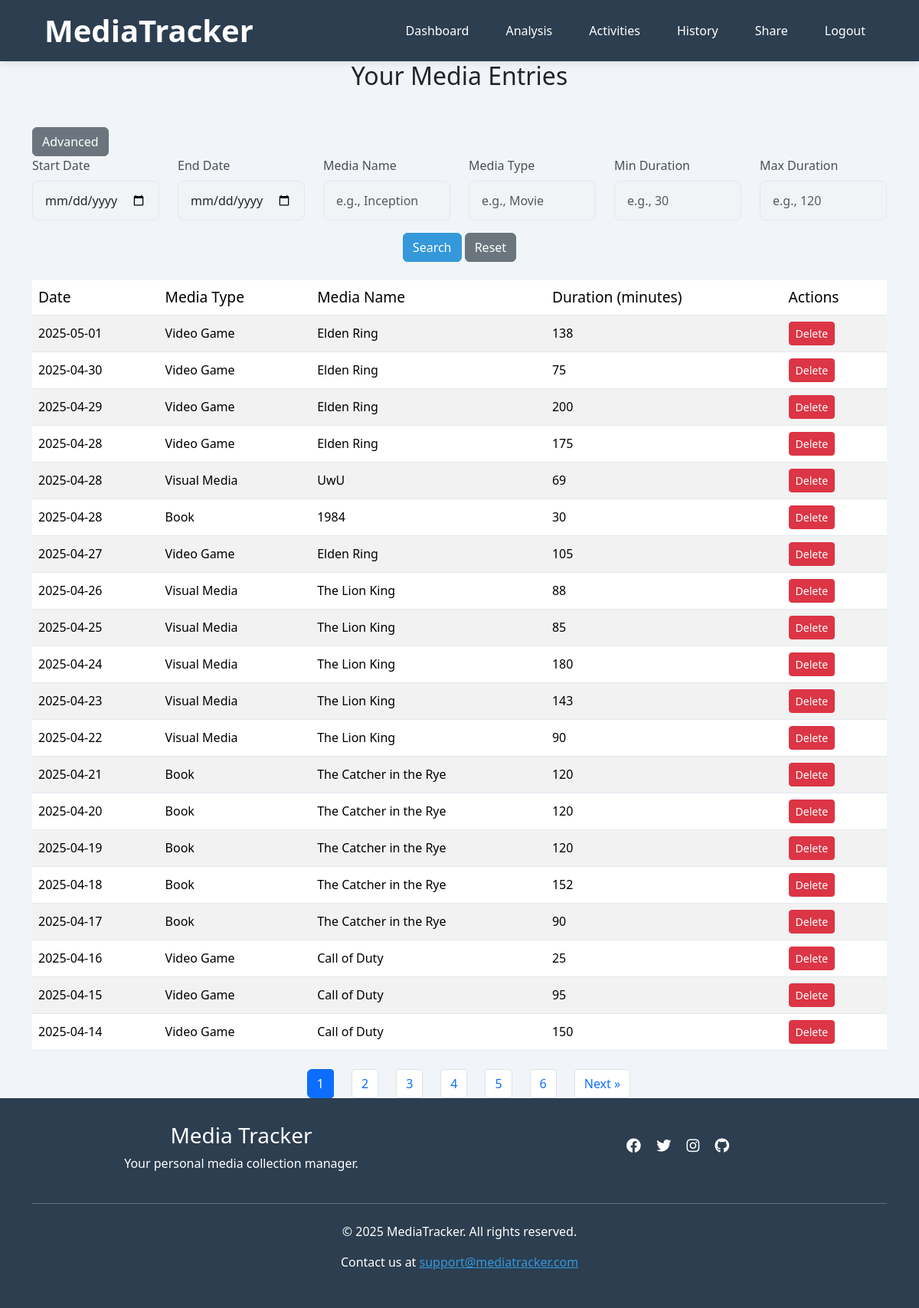
The page /viewdata (signed in) on the database as committed earlier.
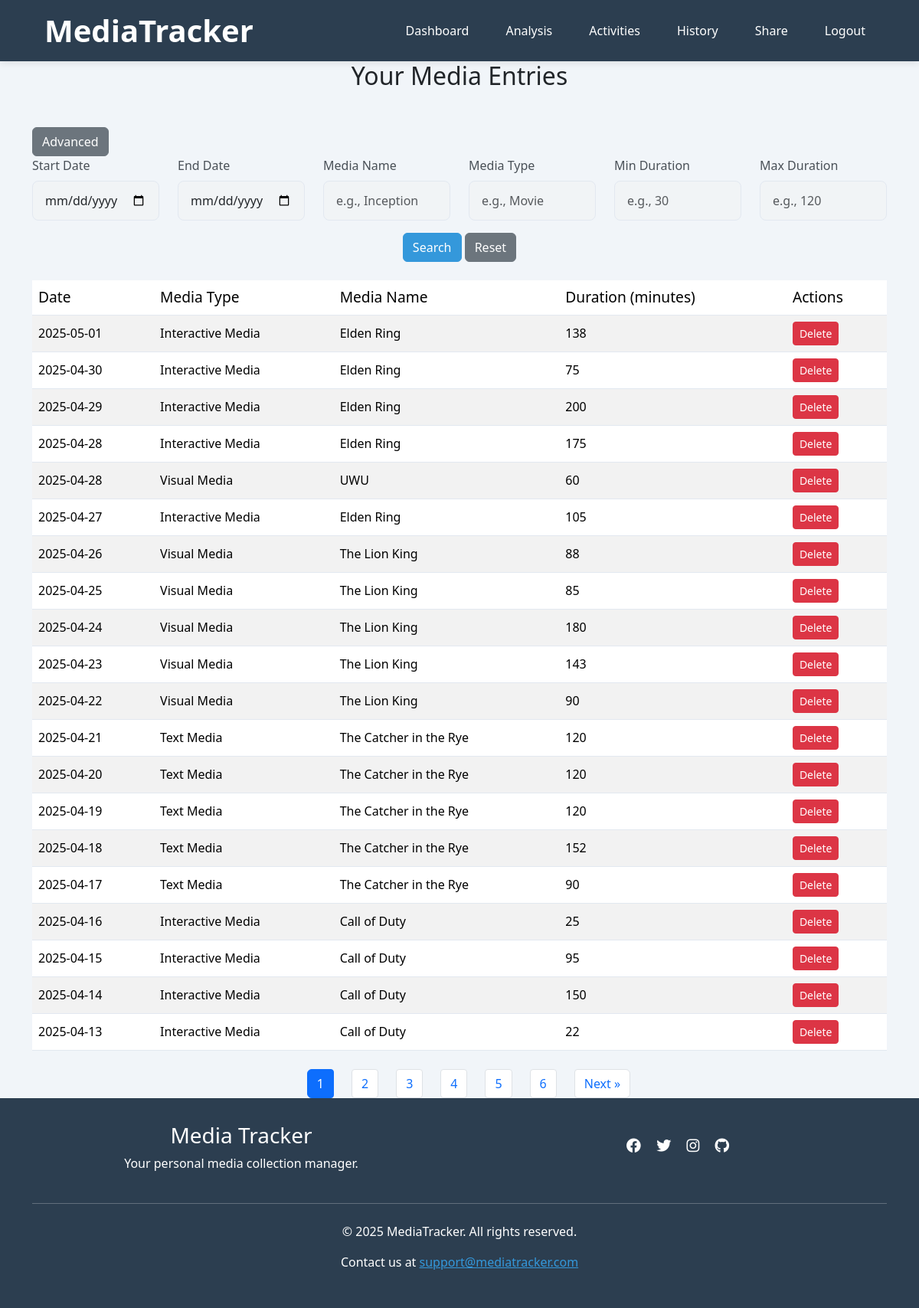
The same page on the database as committed later.
### app/models.py (models this page shows)
class Entries(db.Model):
    __tablename__ = 'Entries'
    id = db.Column(db.Integer, primary_key=True)
    activity_id = db.Column(db.Integer, db.ForeignKey('Activities.id'), nullable=True)
    date = db.Column(db.Date, nullable=False)
    duration = db.Column(db.Integer, nullable=False)
    comment = db.Column(db.Text, nullable=True)

class Activities(db.Model):
    __tablename__ = 'Activities'
    id = db.Column(db.Integer, primary_key=True)
    username = db.Column(db.String(80), db.ForeignKey('Users.username'), nullable=False)
    media_type = db.Column(db.String(50), nullable=False)
    media_subtype = db.Column(db.String(50), nullable=True)
    media_name = db.Column(db.String(120), nullable=False)
    status = db.Column(db.String(20), nullable=False, default='ongoing')
    start_date = db.Column(db.Date, nullable=True)
    end_date = db.Column(db.Date, nullable=True)
    rating = db.Column(db.Float, nullable=True)
    comment = db.Column(db.Text, nullable=True)
    media_entries = db.relationship('Entries', backref='activity')

### app/routes.py (the view)
@app.route('/viewdata', methods=['GET'])
def viewdata():
    if 'username' not in session:
        flash('Please log in to view your data.', 'danger')
        return redirect(url_for('login'))
    username = session['username']
    all_entries = handle_viewdata(username, request)
    PER_PAGE    = 20
    page        = request.args.get('page', 1, type=int)
    total       = len(all_entries)
    total_pages = (total + PER_PAGE - 1) // PER_PAGE
    start_idx   = (page - 1) * PER_PAGE
    entries = all_entries[start_idx : start_idx + PER_PAGE]
    args = request.args.to_dict()
    args.pop('page', None)
    return render_template(
        'viewdata.html',
        entries=entries,
        page=page,
        total_pages=total_pages,
        request_args=args
    )

### app/helpers/viewdata_handler.py (called while the page is built)
def handle_viewdata(username, request):
    filters = {
        'start_date': request.args.get('start_date'),
        'end_date': request.args.get('end_date'),
        'media_name': request.args.get('media_name'),
        'media_type': request.args.get('media_type'),
        'min_duration': request.args.get('min_duration'),
        'max_duration': request.args.get('max_duration')
    }
    entries = get_filtered_entries(username, filters)
    return entries

### app/templates/viewdata.html (shortened to what this page needs)
{% extends "base.html" %}
{% block content %}
<div class="container">
    <h2 class="text-center">Your Media Entries</h2>
    <div class="advanced-section mt-5">
        <button id="toggle-advanced" class="btn btn-secondary">Advanced</button>
    </div>
    <form action="{{ url_for('viewdata') }}" method="GET" class="mb-4">
        <div class="row">
            <div class="col-md-2">
                <label for="start_date" class="form-label">Start Date</label>
                <input type="date" id="start_date" name="start_date" class="form-control" value="{{ request.args.get('start_date', '') }}">
            </div>
            <div class="col-md-2">
                <label for="end_date" class="form-label">End Date</label>
                <input type="date" id="end_date" name="end_date" class="form-control" value="{{ request.args.get('end_date', '') }}">
            </div>
            <div class="col-md-2">
                <label for="media_name" class="form-label">Media Name</label>
                <input type="text" id="media_name" name="media_name" class="form-control" placeholder="e.g., Inception" value="{{ request.args.get('media_name', '') }}">
            </div>
            <div class="col-md-2">
                <label for="media_type" class="form-label">Media Type</label>
                <input type="text" id="media_type" name="media_type" class="form-control" placeholder="e.g., Movie" value="{{ request.args.get('media_type', '') }}">
            </div>
            <div class="col-md-2">
                <label for="min_duration" class="form-label">Min Duration</label>
                <input type="number" id="min_duration" name="min_duration" class="form-control" placeholder="e.g., 30" value="{{ request.args.get('min_duration', '') }}">
            </div>
            <div class="col-md-2">
                <label for="max_duration" class="form-label">Max Duration</label>
                <input type="number" id="max_duration" name="max_duration" class="form-control" placeholder="e.g., 120" value="{{ request.args.get('max_duration', '') }}">
            </div>
        </div>
        <div class="row mt-3">
            <div class="col-md-12 text-center">
                <button type="submit" class="btn btn-primary">Search</button>
                <a href="{{ url_for('viewdata') }}" class="btn btn-secondary">Reset</a>
            </div>
        </div>
    </form>
    <table class="table table-striped mt-4">
        <thead>
            <tr>
                <th>Date</th>
                <th>Media Type</th>
                <th>Media Name</th>
                <th>Duration (minutes)</th>
                <th>Actions</th>
            </tr>
        </thead>
        <tbody>
            {% for entry in entries %}
            <tr>
                <td>{{ entry.date }}</td>
                <td>{{ entry.activity.media_type }}</td>
                <td>{{ entry.activity.media_name }}</td>
                <td>{{ entry.duration }}</td>
                <td>
                    <a href="{{ url_for('delete_entry', entry_id=entry.id) }}" class="btn btn-danger btn-sm" onclick="return confirm('Are you sure you want to delete this entry?');">Delete</a>
                </td>
            </tr>
            {% endfor %}
        </tbody>
    </table>
    {% if total_pages > 1 %}
        <nav aria-label="Pagination">
        <ul class="pagination justify-content-center mt-4">
            {% for p in range(1, total_pages+1) %}
            <li class="page-item {% if p==page %}active{% endif %}">
                <a class="page-link"
                href="{{ url_for(request.endpoint, page=p, **request_args) }}">
                {{ p }}
                </a>
            </li>
            {% endfor %}
            {% if page < total_pages %}
            <li class="page-item">
                <a class="page-link"
                href="{{ url_for(request.endpoint, page=page+1, **request_args) }}">
                Next &raquo;
                </a>
            </li>
            {% endif %}
        </ul>
        </nav>
        {% endif %}
</div>
{% endblock %}

### app/templates/base.html (shortened to what this page needs)
<!DOCTYPE html>
<html lang="en">
<head>
    <link rel="stylesheet" href="https://cdn.jsdelivr.net/npm/bootstrap@5.3.3/dist/css/bootstrap.min.css">
    <link rel="stylesheet" href="https://cdnjs.cloudflare.com/ajax/libs/font-awesome/6.4.0/css/all.min.css">
    <link rel="stylesheet" href="{{ url_for('static', filename='styles.css') }}">
</head>
<body>
    <header role="banner">
        <div class="container">
            <div class="header-container">
                <h1>MediaTracker</h1>
                <nav role="navigation" aria-label="Main navigation">
                    <ul>
                        {% if session.get('username') %}
                            <li><a href="/dashboard">Dashboard</a></li>
                            <li><a href="/analysis">Analysis</a></li>
                            <li><a href="/activities">Activities</a></li>
                            <li><a href="/viewdata">History</a></li>
                            <li><a href="/sharedata">Share</a></li>
                            <li><a href="/logout">Logout</a></li>
                        {% else %}
                            <li><a href="/">Home</a></li>
                            <li><a href="#" data-bs-toggle="modal" data-bs-target="#loginModal">Login</a></li>
                        {% endif %}
                    </ul>
                </nav>
            </div>
        </div>
    </header>
    <main role = "main">
         <div class="content-container">
             {% block content %}{% endblock %}
         </div>
    </main>
    <footer role =  "contentinfo">
        <div class="footer-container">
            <div class="container">
                <div class="row">
                    <div class="col-md-6">
                        <h3>Media Tracker</h3>
                        <p>Your personal media collection manager.</p>
                    </div>
                    <div class="col-md-6">
                        <div class="social-icons">
                            <a href="#"><i class="fab fa-facebook"></i></a>
                            <a href="#"><i class="fab fa-twitter"></i></a>
                            <a href="#"><i class="fab fa-instagram"></i></a>
                            <a href="https://github.com/LeweiXu/CITS3403-Project"><i class="fab fa-github"></i></a>
                        </div>
                    </div>
                </div>
                <hr class="my-4">
                <p>&copy; 2025 MediaTracker. All rights reserved.</p>
                <p>Contact us at <a href="mailto:support@mediatracker.com">support@mediatracker.com</a></p>
            </div>
        </div>
    </footer>
</body>
</html>

### app/static/styles.css (style rules this page uses)
:root { --primary-color: #3498db; --secondary-color: #2c3e50; --background-color:#f1f5f9; --light-border: #e2e8f0; }
body { font-family: 'Segoe UI', Tahoma, Geneva, Verdana, sans-serif; background-color: var(--background-color); }
header { background-color: var(--secondary-color); padding: 1rem 0; box-shadow: 0 2px 10px rgba(0,0,0,0.1); }
.header-container { display: flex; justify-content: space-between; align-items: center; padding: 0 1rem; }
header h1 { color: white; margin: 0; font-weight: 700; }
h1 { margin-top: 1.5rem; margin-bottom: 1.5rem; }
nav ul { display: flex; list-style: none; margin: 0; padding: 0; }
nav ul li { margin-left: 1.5rem; }
nav ul li a { color: white; text-decoration: none; font-weight: 500; transition: color 0.3s; padding: 0.5rem 0.75rem; border-radius: 4px; }
html, body { height: 100%; margin: 0; padding: 0; }
body { display: flex; flex-direction: column; }
main { flex: 1; }
.footer-container { background-color: var(--secondary-color); color: white; padding: 2rem 0; text-align: center; }
footer a { color: var(--primary-color); }
table { width: 100%; border-collapse: collapse; }
th { background-color: #f8fafc; padding: 0.75rem 1rem; text-align: left; font-weight: 500; color: #495057; border-bottom: 1px solid var(--light-border); font-size: 1.2rem; }
td { padding: 0.75rem; border-bottom: 1px solid var(--light-border); vertical-align: middle; }
thead { padding: 0.75rem 1rem; }
.social-icons { margin-top: 1rem; }
.social-icons a { color: white; margin: 0 0.5rem; font-size: 1.2rem; }
.btn-primary { background-color: var(--primary-color); border-color: var(--primary-color); }
.form-control { padding: 0.8rem 1rem; border-radius: 8px; border: 1px solid var(--light-border); transition: all 0.3s ease; font-size: 1rem; background-color: #f2f4f59c; }
.form-label { font-weight: 500; margin-bottom: 0.5rem; color: #495057; }

Rows that differ between the two databases and show on the page:
removed Entries: date "2025-04-28", activity.media_type "Book", activity.media_name "1984", duration "30"
changed through a linked row, Entries (number 1 of 20 on the later page): activity.media_type "Video Game" → "Interactive Media"
changed through a linked row, Entries (number 2 of 20 on the later page): activity.media_type "Video Game" → "Interactive Media"
changed through a linked row, Entries (number 3 of 20 on the later page): activity.media_type "Video Game" → "Interactive Media"
changed through a linked row, Entries (number 4 of 20 on the later page): activity.media_type "Video Game" → "Interactive Media"
changed Entries: activity.media_name "UwU" → "UWU"; duration "69" → "60"
changed through a linked row, Entries (number 6 of 20 on the later page): activity.media_type "Video Game" → "Interactive Media"
changed through a linked row, Entries (number 12 of 20 on the later page): activity.media_type "Book" → "Text Media"
changed through a linked row, Entries (number 13 of 20 on the later page): activity.media_type "Book" → "Text Media"
changed through a linked row, Entries (number 14 of 20 on the later page): activity.media_type "Book" → "Text Media"
changed through a linked row, Entries (number 15 of 20 on the later page): activity.media_type "Book" → "Text Media"
changed through a linked row, Entries (number 16 of 20 on the later page): activity.media_type "Book" → "Text Media"
changed through a linked row, Entries (number 17 of 20 on the later page): activity.media_type "Video Game" → "Interactive Media"
changed through a linked row, Entries (number 18 of 20 on the later page): activity.media_type "Video Game" → "Interactive Media"
changed through a linked row, Entries (number 19 of 20 on the later page): activity.media_type "Video Game" → "Interactive Media"
now on this page (row unchanged): Entries: date "2025-04-13", activity.media_type "Interactive Media", activity.media_name "Call of Duty", duration "22"
